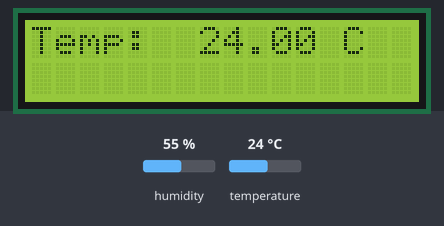
This sketch was run on a simulated Arduino Uno, built with avr-gcc and run on an emulated ATmega328P. Shown: 16×2 character LCD. The test bench sets the inputs (shaded band); at power-on: temperature 24 °C, humidity 55 %.

Above: at 2.6 s.
2.7 s: temperature set to 12 °C
At 5.7 s:
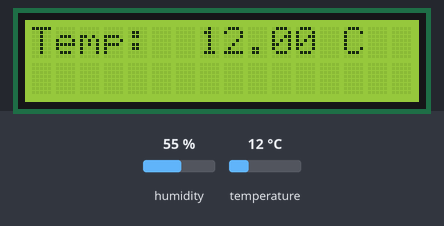
6.3 s: temperature set to 19 °C
At 8.5 s:
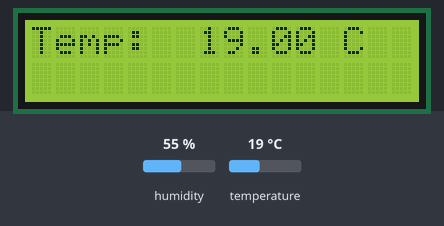
9.9 s: temperature set to 28 °C
At 12.9 s:
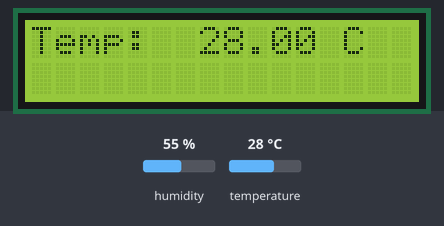
Timing chart, 0 to 14.4 s (numbered marks = the images above; inputs shaded):
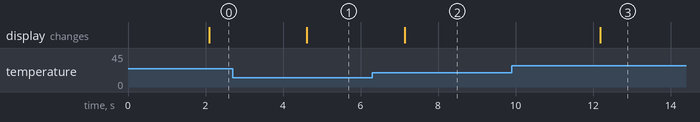

The sketch:

Exemplo_1_sensor_temp_lcd_EU.ino
```cpp
//Biblioteca do DTH
#include "DHT.h"

#include <LiquidCrystal.h>
LiquidCrystal lcd(12, 11, 5, 4, 3, 2);

float temperatura;
DHT dht(9, DHT11);

void setup() {

  Serial.begin(9600);
  dht.begin();

  lcd.begin(16, 2);
  lcd.clear();
  lcd.setCursor(0, 0);

  lcd.print("Temp:        C");


}


void loop() {

delay(2000);
lcd.setCursor(7,0);
temperatura = dht.readTemperature();
if (isnan(temperatura)) { lcd.print("ERRO NO SENSOR!");}
else {lcd.print(temperatura); }

delay(500);
}
```

Measured:
- after the input at 2.7 s, the display: changes after 1.9 s (image 1)
- after the input at 6.3 s, the display: changes after 0.84 s (image 2)
- after the input at 9.9 s, the display: changes after 2.3 s (image 3)
